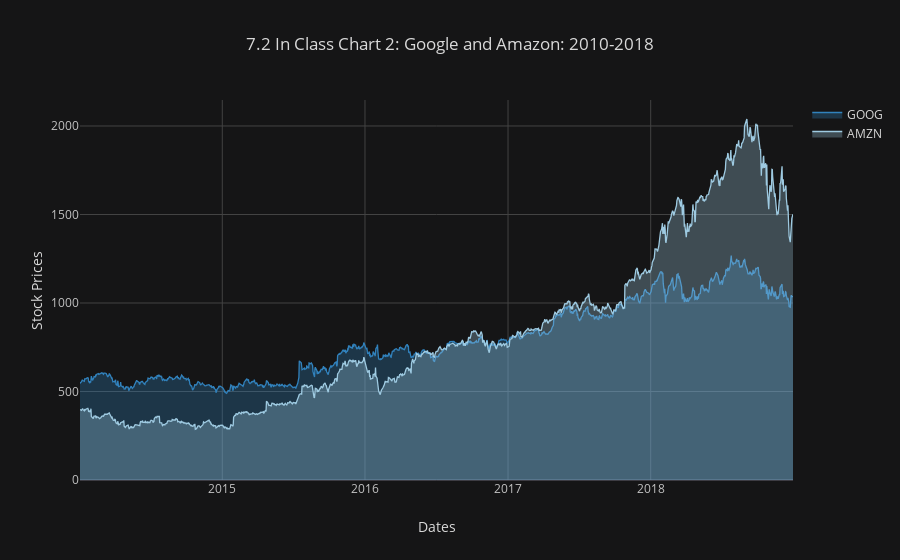

Here is the notebook cell this chart was saved with:
### Markdown cell above
# In Class Chart 2 
- Use your df_closing dataframe  
- Plot Google and Amazon 
- Use Theme:  space
- Use a Fill Chart 
- The X axis label should be:  Dates  
- The Y axis label should be:  Stock Prices 
- Set colorscale to '-blues'

### Code cell
index = ['GOOG', 'AMZN']
df_closing[index].iplot(kind='line',
                 fill=True,
                 theme='solar',
                xTitle='Dates',
                yTitle='Stock Prices',
                colorscale='-blues',
                title='7.2 In Class Chart 2: Google and Amazon: 2010-2018')

### Figure 1 — Plotly figure (JSON) as saved in the notebook; plotly's stock layout.template omitted (floating-point values rounded to 4 significant figures; data arrays with more than 128 entries replaced by an {"elided": "..."} marker saying what was removed)
{"data": [{"fill": "tozeroy", "fillcolor": "rgba(49, 130, 189, 0.3)", "line": {"color": "rgba(49, 130, 189, 1.0)", "dash": "solid", "shape": "linear", "width": 1.3}, "mode": "lines", "name": "GOOG", "text": "", "type": "scatter", "uid": "ed1eaf6e-8eb1-421d-bce3-f7b34269b7fe", "x": {"elided": "1258 str values"}, "y": {"elided": "1258 float values"}}, {"fill": "tozeroy", "fillcolor": "rgba(158, 202, 225, 0.3)", "line": {"color": "rgba(158, 202, 225, 1.0)", "dash": "solid", "shape": "linear", "width": 1.3}, "mode": "lines", "name": "AMZN", "text": "", "type": "scatter", "uid": "7f6de40d-cd9f-48e5-b7bb-5b25524b1839", "x": {"elided": "1258 str values"}, "y": {"elided": "1258 float values"}}], "layout": {"legend": {"bgcolor": "#151516", "font": {"color": "#D9D9D9"}}, "paper_bgcolor": "#151516", "plot_bgcolor": "#151516", "title": {"font": {"color": "#D9D9D9"}, "text": "7.2 In Class Chart 2: Google and Amazon: 2010-2018"}, "xaxis": {"gridcolor": "#434343", "showgrid": true, "tickfont": {"color": "#C2C2C2"}, "title": {"font": {"color": "#D9D9D9"}, "text": "Dates"}, "zerolinecolor": "#666570"}, "yaxis": {"gridcolor": "#434343", "showgrid": true, "tickfont": {"color": "#C2C2C2"}, "title": {"font": {"color": "#D9D9D9"}, "text": "Stock Prices"}, "zerolinecolor": "#666570"}}}
